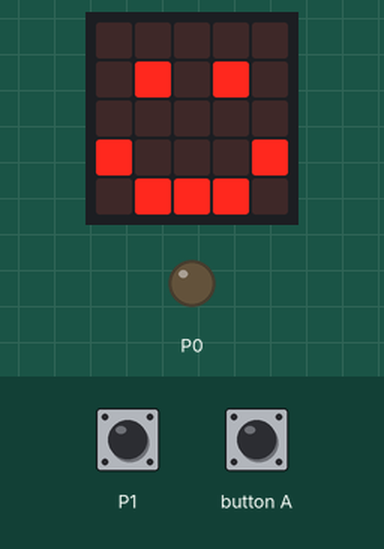
This program was run on a simulated BBC micro:bit running MicroPython. Shown: the board's 5×5 LED display, output pins drawn as LEDs (lit = HIGH). The test bench sets the inputs (shaded band); at power-on: P1 LOW.

Above: at 1.2 s.
1.3 s: P1 pulled HIGH for 0.15 s
At 1.37 s:
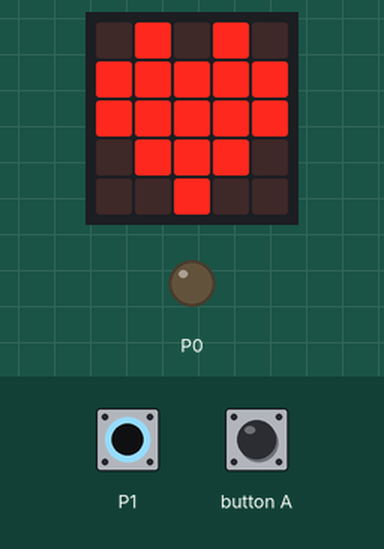
2.9 s: button A pressed for 0.15 s
At 2.97 s:
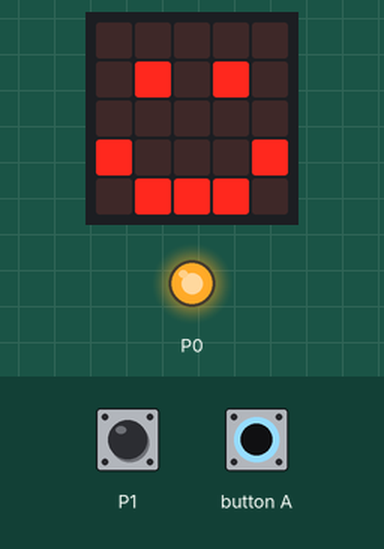
4.5 s: button A pressed for 3.2 s
At 8.2 s:
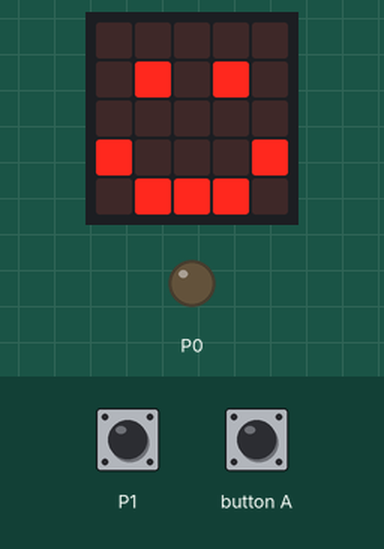
9.2 s: P1 pulled HIGH for 3.2 s
At 10.5 s:
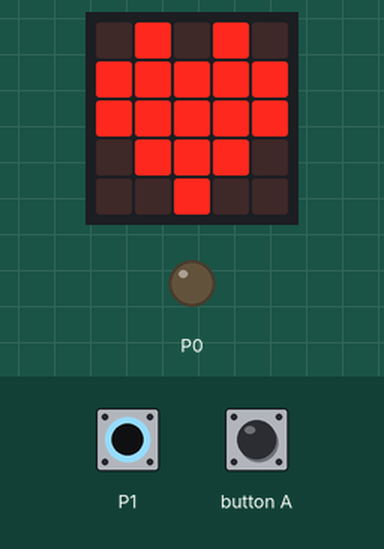
13.9 s: P1 driven HIGH and button A driven LOW
At 14.4 s:
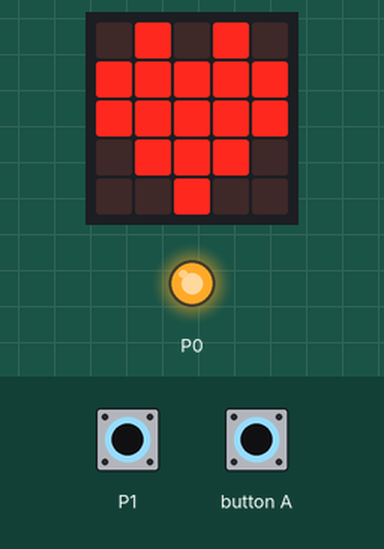
Timing chart, 0 to 16.4 s (numbered marks = the images above; inputs shaded):
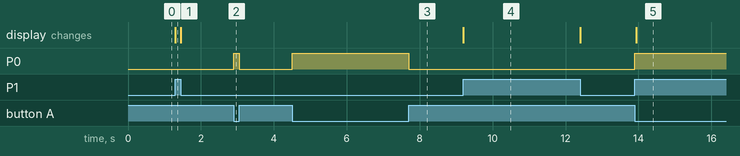

Measured:
- after the input at 1.3 s, the display: changes at once (image 1)
- after the input at 2.9 s, P0: LOW → HIGH at once, → LOW 0.15 s later
- after the input at 4.5 s, P0: LOW → HIGH at once, → LOW 3.2 s later
- after the input at 9.2 s, the display: changes at once (image 4)
- after the input at 13.9 s, P0: LOW → HIGH at once; the display: changes at once (image 5)

The program:

prog00.py
```python
from microbit import *

try:
    while True:
        if button_a.is_pressed():
            pin0.write_digital(1)
        else:
            pin0.write_digital(0)

        input = pin1.read_digital()

        if (input == 1):
            display.show(Image.HEART)
        else:
            display.show(Image.HAPPY)
except KeyboardInterrupt as e:
    print("Interrupted by the user...")
```
